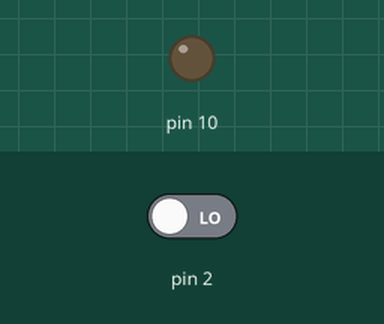
Simulated run of this sketch. Board: Arduino Uno, built with avr-gcc and run on an emulated ATmega328P. Shown: output pins drawn as LEDs (lit = HIGH). Dashed ring = blinking. The test bench sets the inputs (shaded band); at power-on: pin 2 LOW.

Above: at 1.2 s.
1.3 s: pin 2 driven HIGH
At 1.45 s:
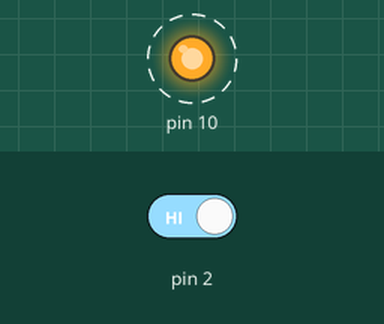
4.3 s: pin 2 driven LOW
At 5.3 s:
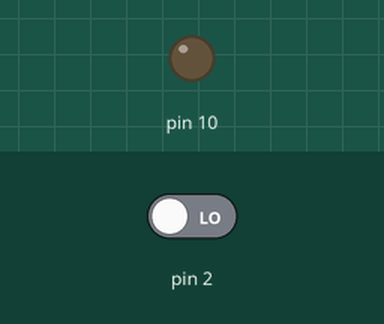
Timing chart, 0 to 7.3 s (numbered marks = the images above; inputs shaded):
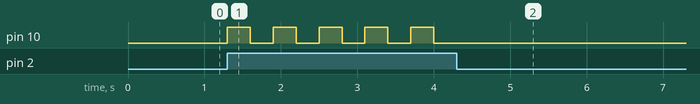

The sketch:

P01_Bt_stato.ino
```cpp
int statoled = LOW;

void setup() {
  pinMode(2, INPUT);
  pinMode(10, OUTPUT);
}

void loop() {
  int bt = digitalRead(2);
  if (bt) {
    statoled = !statoled;
    digitalWrite(10, statoled);
    delay(300);
  }
}
```

Measured:
- after the input at 1.3 s, pin 10: alternates HIGH for 0.30 s and LOW for 0.30 s, starting at once
- after the input at 4.3 s, pin 10: stops changing and stays LOW
